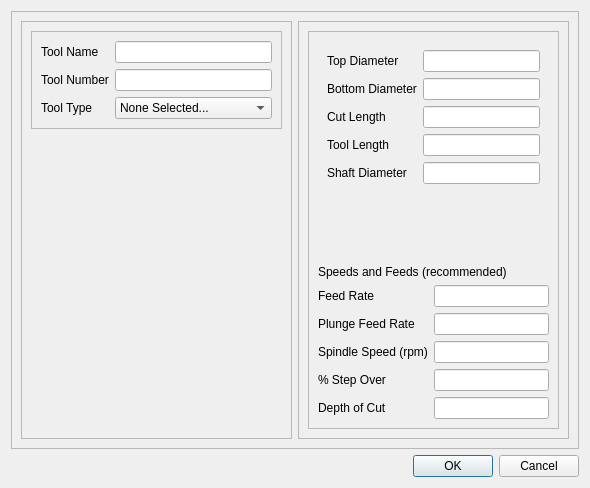
<?xml version="1.0" encoding="UTF-8"?>
<ui version="4.0">
 <class>Dialog</class>
 <widget class="QDialog" name="Dialog">
  <property name="windowModality">
   <enum>Qt::ApplicationModal</enum>
  </property>
  <property name="geometry">
   <rect>
    <x>0</x>
    <y>0</y>
    <width>590</width>
    <height>488</height>
   </rect>
  </property>
  <property name="sizePolicy">
   <sizepolicy hsizetype="Preferred" vsizetype="Preferred">
    <horstretch>0</horstretch>
    <verstretch>0</verstretch>
   </sizepolicy>
  </property>
  <property name="maximumSize">
   <size>
    <width>2000</width>
    <height>2000</height>
   </size>
  </property>
  <property name="baseSize">
   <size>
    <width>0</width>
    <height>0</height>
   </size>
  </property>
  <property name="windowTitle">
   <string>Define Tool</string>
  </property>
  <layout class="QVBoxLayout" name="verticalLayout_4">
   <item>
    <widget class="QFrame" name="frame_4">
     <property name="frameShape">
      <enum>QFrame::StyledPanel</enum>
     </property>
     <property name="frameShadow">
      <enum>QFrame::Raised</enum>
     </property>
     <layout class="QHBoxLayout" name="horizontalLayout_7">
      <item>
       <widget class="QFrame" name="frame_2">
        <property name="frameShape">
         <enum>QFrame::StyledPanel</enum>
        </property>
        <property name="frameShadow">
         <enum>QFrame::Raised</enum>
        </property>
        <layout class="QVBoxLayout" name="verticalLayout_2">
         <item>
          <widget class="QFrame" name="frame_5">
           <property name="sizePolicy">
            <sizepolicy hsizetype="Preferred" vsizetype="Preferred">
             <horstretch>0</horstretch>
             <verstretch>0</verstretch>
            </sizepolicy>
           </property>
           <property name="frameShape">
            <enum>QFrame::StyledPanel</enum>
           </property>
           <property name="frameShadow">
            <enum>QFrame::Raised</enum>
           </property>
           <layout class="QHBoxLayout" name="horizontalLayout_5">
            <item>
             <layout class="QFormLayout" name="formLayout">
              <item row="0" column="1">
               <widget class="QLineEdit" name="lineEdit"/>
              </item>
              <item row="1" column="0">
               <widget class="QLabel" name="label_2">
                <property name="text">
                 <string>Tool Number</string>
                </property>
               </widget>
              </item>
              <item row="1" column="1">
               <widget class="QLineEdit" name="lineEdit_2"/>
              </item>
              <item row="2" column="0">
               <widget class="QLabel" name="label_3">
                <property name="text">
                 <string>Tool Type</string>
                </property>
               </widget>
              </item>
              <item row="2" column="1">
               <widget class="QComboBox" name="toolTypeCB">
                <item>
                 <property name="text">
                  <string>None Selected...</string>
                 </property>
                </item>
                <item>
                 <property name="text">
                  <string>Straight</string>
                 </property>
                </item>
                <item>
                 <property name="text">
                  <string>Tapered</string>
                 </property>
                </item>
                <item>
                 <property name="text">
                  <string>Conical</string>
                 </property>
                </item>
                <item>
                 <property name="text">
                  <string>Ball</string>
                 </property>
                </item>
                <item>
                 <property name="text">
                  <string>Tapered Ball</string>
                 </property>
                </item>
               </widget>
              </item>
              <item row="0" column="0">
               <widget class="QLabel" name="label">
                <property name="text">
                 <string>Tool Name</string>
                </property>
               </widget>
              </item>
             </layout>
            </item>
           </layout>
          </widget>
         </item>
         <item>
          <widget class="QLabel" name="imageLabel">
           <property name="sizePolicy">
            <sizepolicy hsizetype="Preferred" vsizetype="Expanding">
             <horstretch>0</horstretch>
             <verstretch>0</verstretch>
            </sizepolicy>
           </property>
           <property name="text">
            <string/>
           </property>
          </widget>
         </item>
        </layout>
       </widget>
      </item>
      <item>
       <widget class="QFrame" name="frame_3">
        <property name="sizePolicy">
         <sizepolicy hsizetype="Expanding" vsizetype="Preferred">
          <horstretch>0</horstretch>
          <verstretch>0</verstretch>
         </sizepolicy>
        </property>
        <property name="frameShape">
         <enum>QFrame::StyledPanel</enum>
        </property>
        <property name="frameShadow">
         <enum>QFrame::Raised</enum>
        </property>
        <layout class="QVBoxLayout" name="verticalLayout_3">
         <item>
          <widget class="QFrame" name="frame">
           <property name="frameShape">
            <enum>QFrame::StyledPanel</enum>
           </property>
           <property name="frameShadow">
            <enum>QFrame::Raised</enum>
           </property>
           <layout class="QVBoxLayout" name="verticalLayout">
            <item>
             <widget class="QStackedWidget" name="stackedWidget">
              <property name="sizePolicy">
               <sizepolicy hsizetype="Preferred" vsizetype="Expanding">
                <horstretch>0</horstretch>
                <verstretch>0</verstretch>
               </sizepolicy>
              </property>
              <property name="currentIndex">
               <number>2</number>
              </property>
              <widget class="QWidget" name="blankPage"/>
              <widget class="QWidget" name="straightPage">
               <layout class="QHBoxLayout" name="horizontalLayout_6">
                <item>
                 <layout class="QFormLayout" name="straightToolForm">
                  <item row="0" column="0">
                   <widget class="QLabel" name="label_11">
                    <property name="text">
                     <string>Diameter</string>
                    </property>
                   </widget>
                  </item>
                  <item row="0" column="1">
                   <widget class="QLineEdit" name="lineEdit_8"/>
                  </item>
                  <item row="1" column="0">
                   <widget class="QLabel" name="label_12">
                    <property name="text">
                     <string>Cut Length</string>
                    </property>
                   </widget>
                  </item>
                  <item row="1" column="1">
                   <widget class="QLineEdit" name="lineEdit_9"/>
                  </item>
                  <item row="2" column="0">
                   <widget class="QLabel" name="label_13">
                    <property name="text">
                     <string>Tool Length</string>
                    </property>
                   </widget>
                  </item>
                  <item row="2" column="1">
                   <widget class="QLineEdit" name="lineEdit_10"/>
                  </item>
                  <item row="3" column="0">
                   <widget class="QLabel" name="label_30">
                    <property name="text">
                     <string>Shaft Diameter</string>
                    </property>
                   </widget>
                  </item>
                  <item row="3" column="1">
                   <widget class="QLineEdit" name="lineEdit_28"/>
                  </item>
                 </layout>
                </item>
               </layout>
              </widget>
              <widget class="QWidget" name="taperedPage">
               <layout class="QHBoxLayout" name="horizontalLayout_4">
                <item>
                 <layout class="QFormLayout" name="taperedToolForm">
                  <item row="0" column="0">
                   <widget class="QLabel" name="label_14">
                    <property name="text">
                     <string>Top Diameter</string>
                    </property>
                   </widget>
                  </item>
                  <item row="0" column="1">
                   <widget class="QLineEdit" name="lineEdit_11"/>
                  </item>
                  <item row="1" column="0">
                   <widget class="QLabel" name="label_15">
                    <property name="text">
                     <string>Bottom Diameter</string>
                    </property>
                   </widget>
                  </item>
                  <item row="1" column="1">
                   <widget class="QLineEdit" name="lineEdit_12"/>
                  </item>
                  <item row="2" column="0">
                   <widget class="QLabel" name="label_16">
                    <property name="text">
                     <string>Cut Length</string>
                    </property>
                   </widget>
                  </item>
                  <item row="2" column="1">
                   <widget class="QLineEdit" name="lineEdit_13"/>
                  </item>
                  <item row="3" column="0">
                   <widget class="QLabel" name="label_17">
                    <property name="text">
                     <string>Tool Length</string>
                    </property>
                   </widget>
                  </item>
                  <item row="3" column="1">
                   <widget class="QLineEdit" name="lineEdit_14"/>
                  </item>
                  <item row="4" column="0">
                   <widget class="QLabel" name="label_29">
                    <property name="text">
                     <string>Shaft Diameter</string>
                    </property>
                   </widget>
                  </item>
                  <item row="4" column="1">
                   <widget class="QLineEdit" name="lineEdit_27"/>
                  </item>
                 </layout>
                </item>
               </layout>
              </widget>
              <widget class="QWidget" name="conicalPage">
               <layout class="QHBoxLayout" name="horizontalLayout_3">
                <item>
                 <layout class="QFormLayout" name="conicalToolForm">
                  <item row="0" column="0">
                   <widget class="QLabel" name="label_18">
                    <property name="text">
                     <string>Top Diameter</string>
                    </property>
                   </widget>
                  </item>
                  <item row="0" column="1">
                   <widget class="QLineEdit" name="lineEdit_15"/>
                  </item>
                  <item row="1" column="0">
                   <widget class="QLabel" name="label_19">
                    <property name="text">
                     <string>Cut Angle</string>
                    </property>
                   </widget>
                  </item>
                  <item row="1" column="1">
                   <widget class="QLineEdit" name="lineEdit_16"/>
                  </item>
                  <item row="2" column="0">
                   <widget class="QLabel" name="label_20">
                    <property name="text">
                     <string>Tool Length</string>
                    </property>
                   </widget>
                  </item>
                  <item row="2" column="1">
                   <widget class="QLineEdit" name="lineEdit_17"/>
                  </item>
                  <item row="3" column="0">
                   <widget class="QLabel" name="label_28">
                    <property name="text">
                     <string>Shaft Diameter</string>
                    </property>
                   </widget>
                  </item>
                  <item row="3" column="1">
                   <widget class="QLineEdit" name="lineEdit_26"/>
                  </item>
                 </layout>
                </item>
               </layout>
              </widget>
              <widget class="QWidget" name="ballPage">
               <layout class="QHBoxLayout" name="horizontalLayout_2">
                <item>
                 <layout class="QFormLayout" name="ballToolForm">
                  <item row="0" column="1">
                   <widget class="QLineEdit" name="lineEdit_18"/>
                  </item>
                  <item row="1" column="0">
                   <widget class="QLabel" name="label_22">
                    <property name="text">
                     <string>Tool Length</string>
                    </property>
                   </widget>
                  </item>
                  <item row="1" column="1">
                   <widget class="QLineEdit" name="lineEdit_19"/>
                  </item>
                  <item row="0" column="0">
                   <widget class="QLabel" name="label_21">
                    <property name="text">
                     <string>Ball Diameter</string>
                    </property>
                   </widget>
                  </item>
                  <item row="2" column="0">
                   <widget class="QLabel" name="label_27">
                    <property name="text">
                     <string>Shaft Diameter</string>
                    </property>
                   </widget>
                  </item>
                  <item row="2" column="1">
                   <widget class="QLineEdit" name="lineEdit_25"/>
                  </item>
                 </layout>
                </item>
               </layout>
              </widget>
              <widget class="QWidget" name="taperedBallPage">
               <layout class="QHBoxLayout" name="horizontalLayout">
                <item>
                 <layout class="QFormLayout" name="formLayout_3">
                  <item row="0" column="0">
                   <widget class="QLabel" name="label_9">
                    <property name="text">
                     <string>Top Diameter</string>
                    </property>
                   </widget>
                  </item>
                  <item row="0" column="1">
                   <widget class="QLineEdit" name="lineEdit_20"/>
                  </item>
                  <item row="1" column="0">
                   <widget class="QLabel" name="label_23">
                    <property name="text">
                     <string>Ball Diameter</string>
                    </property>
                   </widget>
                  </item>
                  <item row="1" column="1">
                   <widget class="QLineEdit" name="lineEdit_21"/>
                  </item>
                  <item row="2" column="0">
                   <widget class="QLabel" name="label_24">
                    <property name="text">
                     <string>Cut Length</string>
                    </property>
                   </widget>
                  </item>
                  <item row="2" column="1">
                   <widget class="QLineEdit" name="lineEdit_22"/>
                  </item>
                  <item row="3" column="0">
                   <widget class="QLabel" name="label_25">
                    <property name="text">
                     <string>Tool Length</string>
                    </property>
                   </widget>
                  </item>
                  <item row="3" column="1">
                   <widget class="QLineEdit" name="lineEdit_23"/>
                  </item>
                  <item row="4" column="0">
                   <widget class="QLabel" name="label_26">
                    <property name="text">
                     <string>Shaft Diameter</string>
                    </property>
                   </widget>
                  </item>
                  <item row="4" column="1">
                   <widget class="QLineEdit" name="lineEdit_24"/>
                  </item>
                 </layout>
                </item>
               </layout>
              </widget>
              <widget class="QWidget" name="page_2"/>
             </widget>
            </item>
            <item>
             <widget class="QLabel" name="label_10">
              <property name="sizePolicy">
               <sizepolicy hsizetype="Preferred" vsizetype="Fixed">
                <horstretch>0</horstretch>
                <verstretch>0</verstretch>
               </sizepolicy>
              </property>
              <property name="text">
               <string>Speeds and Feeds (recommended)</string>
              </property>
             </widget>
            </item>
            <item>
             <layout class="QFormLayout" name="formLayout_2">
              <item row="2" column="0">
               <widget class="QLabel" name="label_5">
                <property name="text">
                 <string>Plunge Feed Rate</string>
                </property>
               </widget>
              </item>
              <item row="2" column="1">
               <widget class="QLineEdit" name="lineEdit_4"/>
              </item>
              <item row="3" column="0">
               <widget class="QLabel" name="label_6">
                <property name="text">
                 <string>Spindle Speed (rpm)</string>
                </property>
               </widget>
              </item>
              <item row="3" column="1">
               <widget class="QLineEdit" name="lineEdit_5"/>
              </item>
              <item row="4" column="0">
               <widget class="QLabel" name="label_7">
                <property name="text">
                 <string>% Step Over</string>
                </property>
               </widget>
              </item>
              <item row="4" column="1">
               <widget class="QLineEdit" name="lineEdit_6"/>
              </item>
              <item row="5" column="0">
               <widget class="QLabel" name="label_8">
                <property name="text">
                 <string>Depth of Cut</string>
                </property>
               </widget>
              </item>
              <item row="5" column="1">
               <widget class="QLineEdit" name="lineEdit_7"/>
              </item>
              <item row="1" column="0">
               <widget class="QLabel" name="label_4">
                <property name="text">
                 <string>Feed Rate</string>
                </property>
               </widget>
              </item>
              <item row="1" column="1">
               <widget class="QLineEdit" name="lineEdit_3"/>
              </item>
             </layout>
            </item>
           </layout>
          </widget>
         </item>
        </layout>
       </widget>
      </item>
     </layout>
    </widget>
   </item>
   <item>
    <widget class="QDialogButtonBox" name="buttonBox">
     <property name="standardButtons">
      <set>QDialogButtonBox::Cancel|QDialogButtonBox::Ok</set>
     </property>
    </widget>
   </item>
  </layout>
 </widget>
 <resources/>
 <connections/>
</ui>
